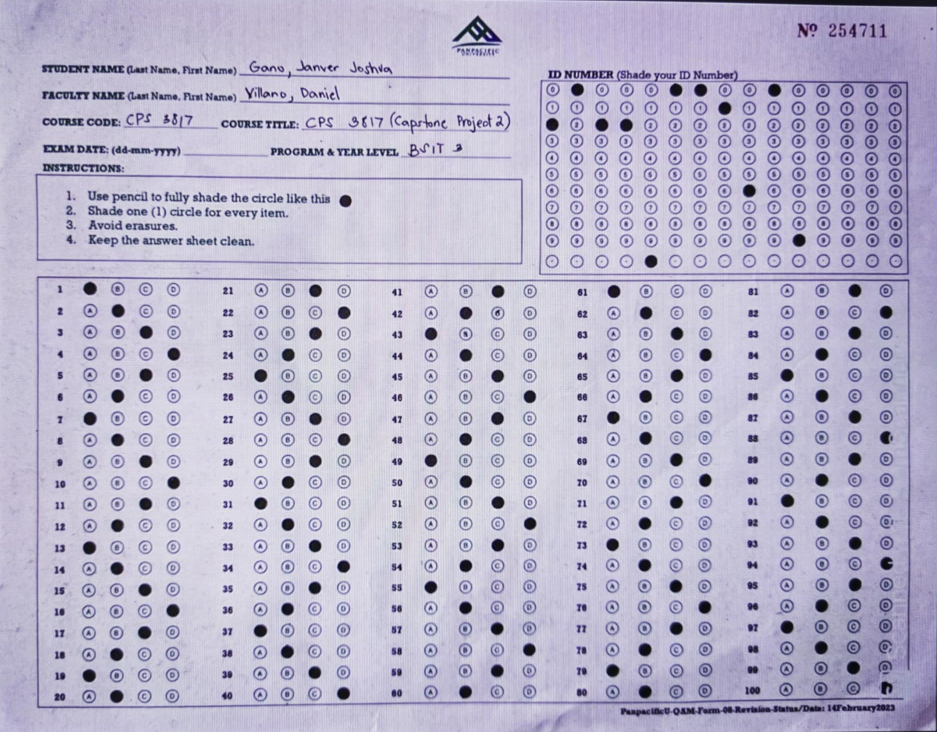
#> input picture image-cropper/test/12.jpeg, 1873 x 1464 px (shown at 1/2 size)
$ python crop_answer_area.py
#> lines starting #> are read from the running program, lines starting #| are printed output that depends on the picture; after the words box and inside, x2 and y2 are one past the last pixel; in counts of white or black regions, pixels touching at a corner belong together
import cv2

# Load and preprocess
image = cv2.imread("test/12.jpeg")
#> image is the input picture: shape (1464, 1873, 3); mean B, G, R 203.9, 180.7, 184.7
gray = cv2.cvtColor(image, cv2.COLOR_BGR2GRAY)
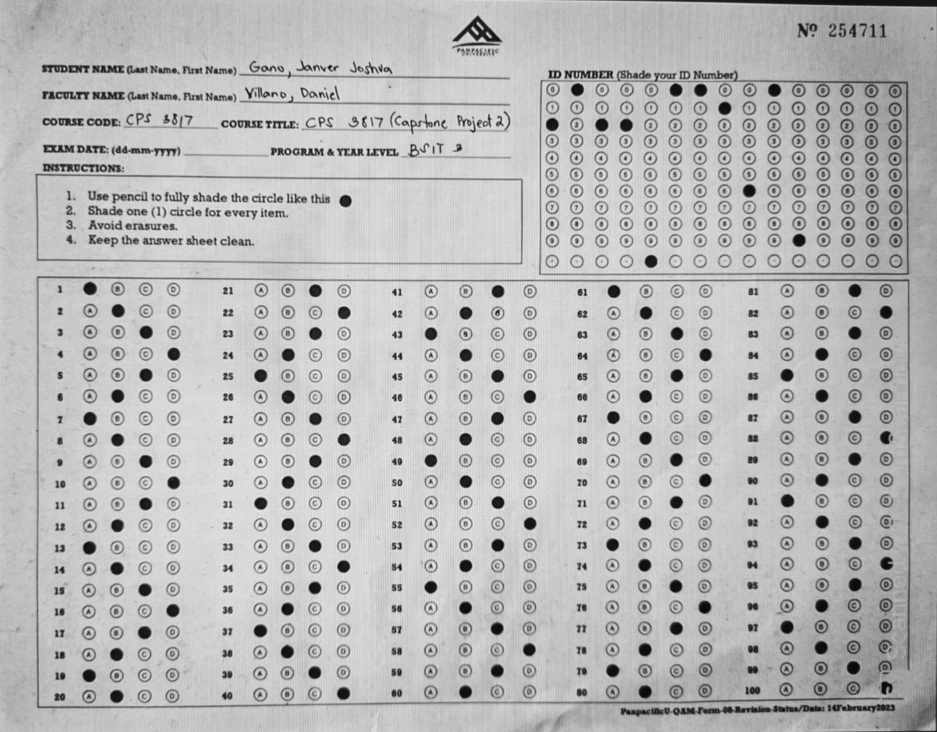
#> gray: shape (1464, 1873) (shown at 1/2 size); min 4, max 242, mean 184.5
blur = cv2.GaussianBlur(gray, (5, 5), 0)
edges = cv2.Canny(blur, 75, 200)
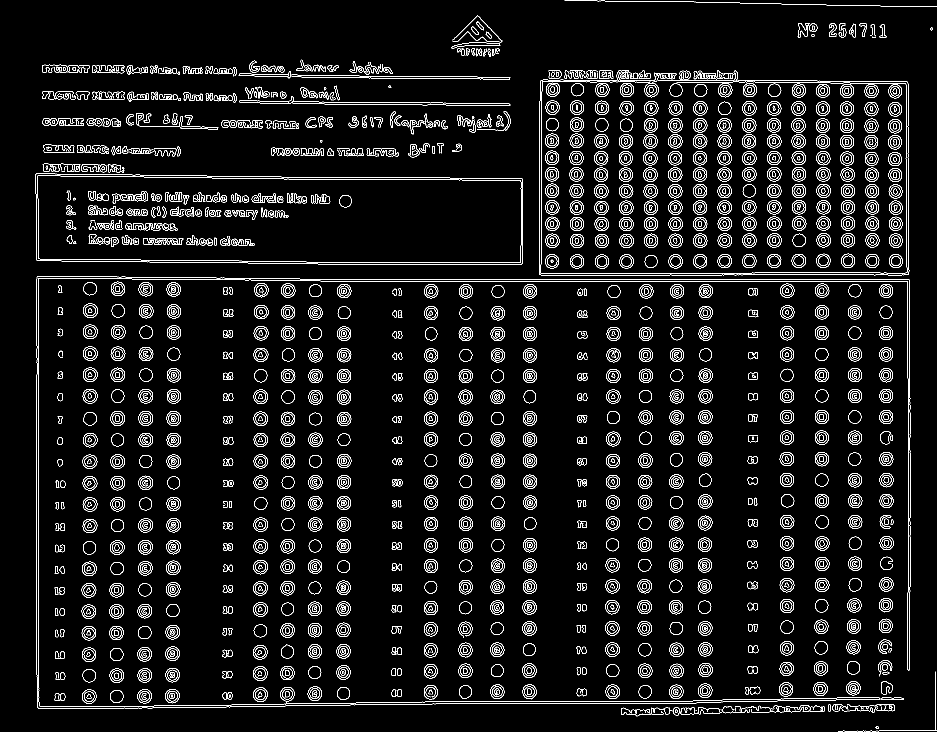
#> edges: shape (1464, 1873) (shown at 1/2 size); 5.9% white in thin lines or dots

# Find contours
contours, _ = cv2.findContours(edges, cv2.RETR_EXTERNAL, cv2.CHAIN_APPROX_SIMPLE)
#> contours = 1004 contours, 194 with area under 20; largest, box (x1, y1, x2, y2) and area: (71, 347, 1046, 530) 168476, (479, 192, 1021, 212) 2165, (165, 778, 195, 807) 665, (277, 822, 306, 852) 662, (221, 822, 250, 852) 660

# Filter by area and aspect ratio (to remove small boxes like ID or instruction area)
rects = []
for c in contours:
    x, y, w, h = cv2.boundingRect(c)
    area = w * h
    aspect_ratio = w / float(h)

    # Adjust thresholds as needed for your paper
    if area > 50000 and 0.8 < aspect_ratio < 3.5:
        rects.append((x, y, w, h))
#> this loop made 1004 passes
#> (x, y, w, h, area, aspect_ratio) on passes 1, 3, 4: (1750, 1453, 8, 5, 40, 1.6), (1493, 1418, 7, 7, 49, 1), (1401, 1418, 4, 11, 44, 0.364)
#> after the loop, rects = [(72, 552, 1749, 865), (1078, 140, 741, 411)]

# Sort rectangles from top to bottom
rects = sorted(rects, key=lambda r: r[1])
#> rects = [(1078, 140, 741, 411), (72, 552, 1749, 865)]

# Draw rectangles for visualization
output = image.copy()
for i, (x, y, w, h) in enumerate(rects):
    cv2.rectangle(output, (x, y), (x + w, y + h), (0, 255, 0), 3)
    cv2.putText(output, f"{i+1}", (x, y - 10), cv2.FONT_HERSHEY_SIMPLEX, 1.2, (0, 0, 255), 2)
#> this loop made 2 passes
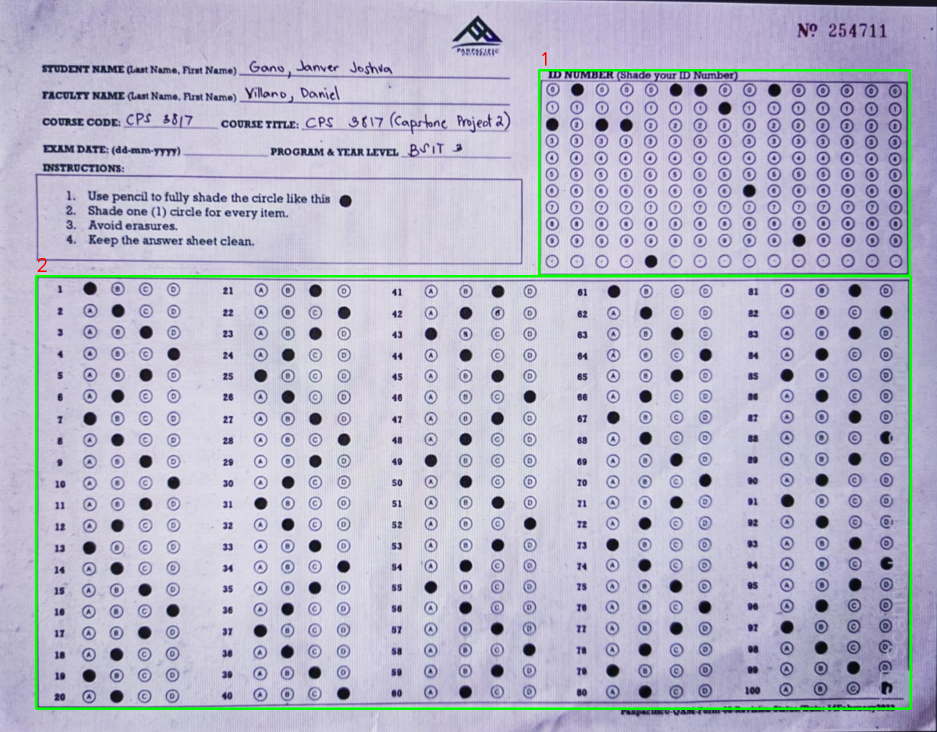
#> output: shape (1464, 1873, 3) (shown at 1/2 size); 1.27% of pixels changed, all inside (x1, y1, x2, y2) = (70, 104, 1824, 1420)

# Save visualization
cv2.imwrite("rectangles_detected_fixed.jpg", output)

# ✅ Crop the very last (bottom-most) rectangle
if len(rects) >= 1:
    x, y, w, h = rects[-1]  # last rectangle
#> x = 72; y = 552; w = 1749; h = 865
    cropped = image[y:y + h, x:x + w]
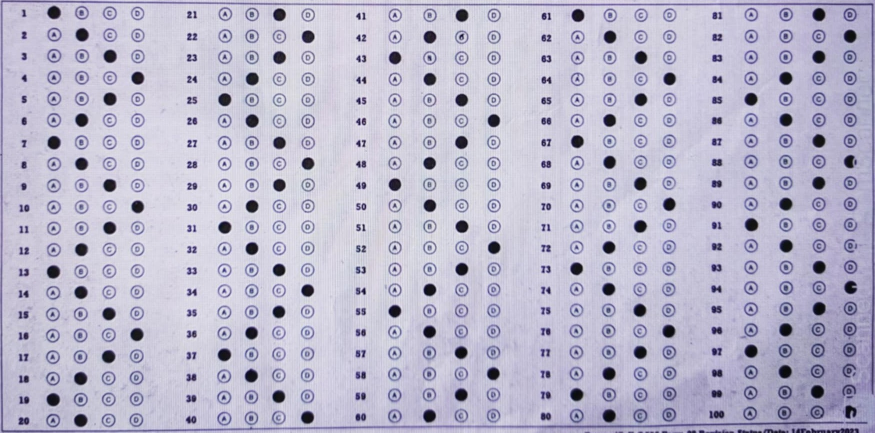
#> cropped: shape (865, 1749, 3) (shown at 1/2 size); mean B, G, R 204.5, 183.5, 186.3
    cv2.imwrite("answer_section.jpg", cropped)
    print("✅ Cropped the last (bottom-most) rectangle as 'answer_section.jpg'")
else:
    print("⚠️ No rectangles detected.")

$ run again, with image-cropper/test/10.jpeg copied over image-cropper/test/12.jpeg
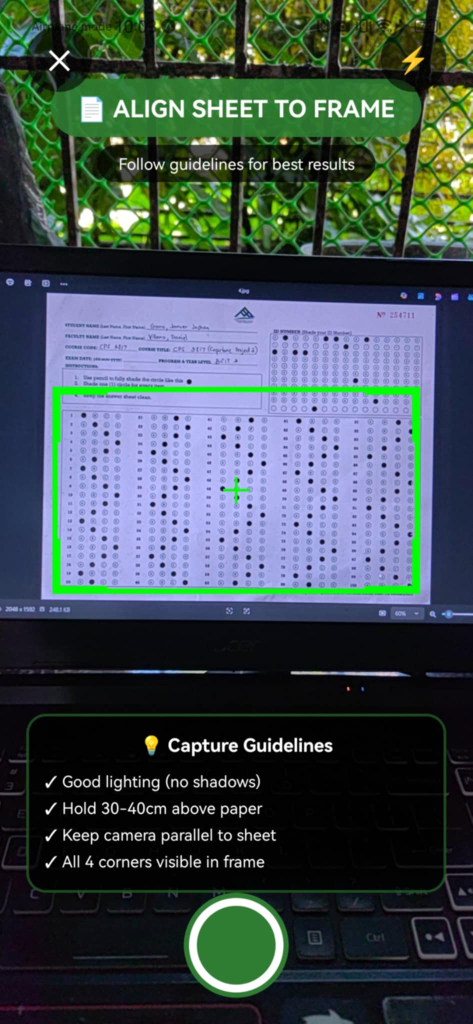
#> input picture image-cropper/test/10.jpeg, 945 x 2048 px (shown at 1/2 size)
#> image is the input picture: shape (2048, 945, 3); mean B, G, R 79.6, 78.4, 64.3
#> `edges = cv2.Canny(blur, 75, 200)`:
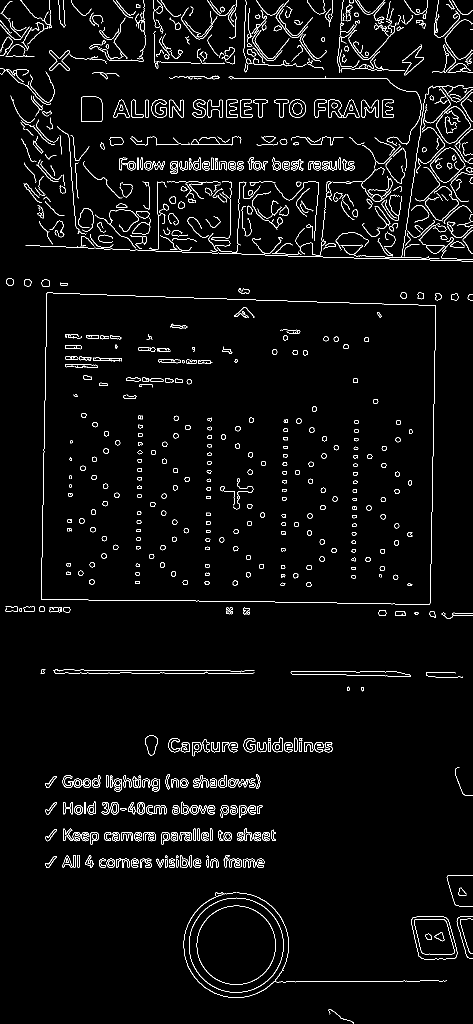
#> edges: shape (2048, 945) (shown at 1/2 size); 3.2% white in thin lines or dots
#> contours = 581 contours, 273 with area under 20; largest, box (x1, y1, x2, y2) and area: (82, 585, 872, 1210) 470494, (378, 1795, 567, 1985) 28111, (822, 1833, 915, 1919) 6421, (860, 295, 931, 365) 2982, (162, 193, 205, 244) 2041
#> the loop `for c in contours:` made 581 passes
#> (x, y, w, h, area, aspect_ratio) on passes 1 to 3: (656, 2018, 52, 30, 1560, 1.73), (920, 1837, 25, 70, 1750, 0.357), (913, 1833, 32, 85, 2720, 0.376)
#> after the loop `for c in contours:`: rects = [(367, 1785, 527, 211), (82, 585, 790, 625), (457, 152, 386, 139)]
#> `rects = sorted(rects, key=lambda r: r[1])`: rects = [(457, 152, 386, 139), (82, 585, 790, 625), (367, 1785, 527, 211)]
#> the loop `for i, (x, y, w, h) in enumerate(rects):` made 3 passes
#> `x, y, w, h = rects[-1]`: x = 367; y = 1785; w = 527; h = 211
#> `cropped = image[y:y + h, x:x + w]`:
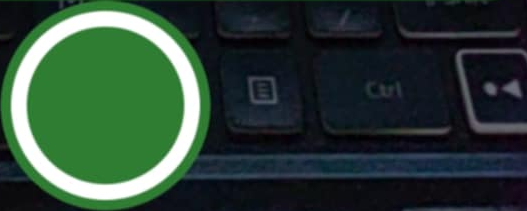
#> cropped: shape (211, 527, 3); mean B, G, R 53.7, 65.3, 43.6
